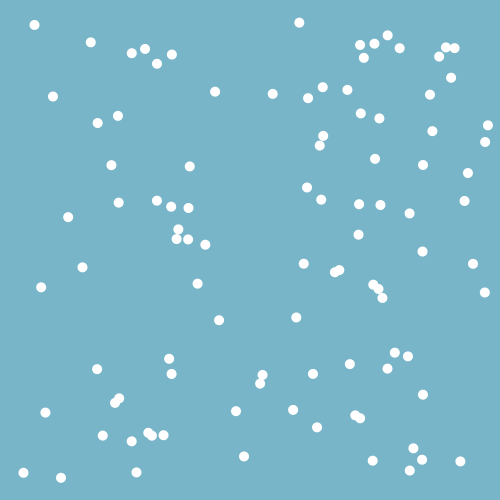
Frame 1 (no input)
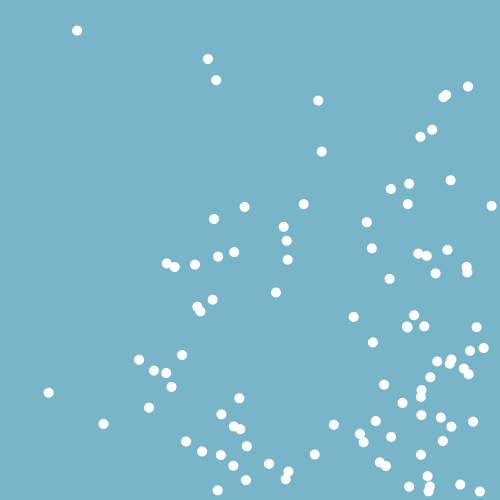
Frame 60 (the mouse pressed at the canvas centre just before this capture)
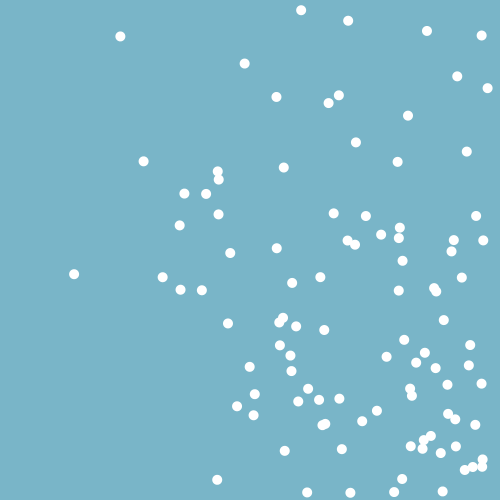
Frame 120 (the mouse held since frame 60 and released just before this capture)

The Processing sketch that drew these frames (run headless with seeded random() and noise(); from frame 60 on, the mouse is pressed at the canvas centre):

// Processing sketch: processing_33840
// ── processing_33840.pde

int numCircles=100;
float gravity= 0.95;

float circleX[] = new float[numCircles];
float circleY[] = new float[numCircles];

float velX[] = new float [numCircles];
float velY[] = new float [numCircles];

void setup() {
  size(500,500);
  smooth();
  noStroke();
  fill(255);
  for(int i=0; i<numCircles; i++) {
  circleX[i] = random(10,width-10);
  circleY[i] = random(10,height-10);

  velX[i] = random(3);
  velY[i] = random(5);
  
  
  }
}

void draw() {
  background(121,181,200);
  
  for(int i=0; i<numCircles; i++) {

    circleX[i] = circleX[i] +velX[i];
    circleY[i] = circleY[i] +velY[i];

    if((circleX[i] <= 10)||(circleX[i]>=width-10)) {
      velX[i] = velX[i] * -1;
    }

    if(circleY[i] <= 10) {
      velY[i] = velY[i] * -1;
    }
    
    if(circleY[i]>=height-10) {
      velY[i] = velY[i] * -0.95;
    }
    ellipse(circleX[i],circleY[i],10,10);
  }
}
